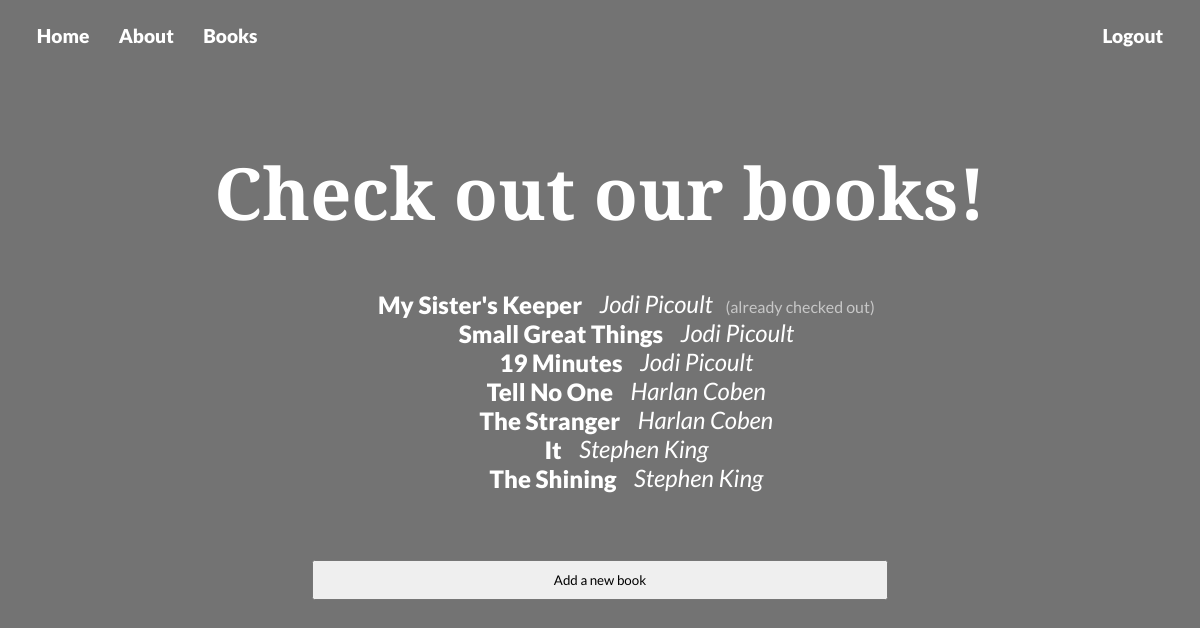
The app's page /books/ (signed in) with its own data.
### library/models.py (models this page shows, shortened)
class Book(models.Model):
    title = models.CharField(max_length=50)
    author = models.ForeignKey(Author, on_delete=models.SET_NULL, null=True)
    borrower = models.ForeignKey(User, on_delete=models.SET_NULL, null=True)

class Author(models.Model):
    name = models.CharField(max_length=50)

### library/views.py (the view)
# urls.py: path('books/', views.books, name='library-books'),
@login_required
def books(request):
    data = { 'booklist': Book.objects.all() }
    return render(request, 'books.html', data)

### library/templates/books.html
{% extends "base.html" %}
{% block content %}
    <h1>Check out our books!</h1>
    <ul id="books-container">
        {% for book in booklist %}
            <li>
                <a href="{% url 'library-show' book_id=book.id %}">
                    {{ book.title }}
                </a>
                <span style="font-style: italic;">{{ book.author.name }}</span>
                {% if book.borrower %} <span class="helptext">(already checked out)</span> {% endif %}
            </li>
        {% endfor %}
    </ul>
    <a href="{% url 'books-create' %}"> <button>Add a new book</button></a>
{% endblock content %}

### library/static/css/main.css (style rules this page uses)
:root { --primary-font: "Lato", sans-serif; --header-font: 'Playfair Display', serif; }
* { box-sizing: border-box; }
html, body { margin: 0; }
body { font-family: var(--primary-font); color: white !important; text-align: center; font-size: 1.5rem; background: linear-gradient( rgba(0,0,0, 0.55), rgba(0,0,0, 0.55) ), url("../images/background.jpg"); background-size: cover }
h1 { font-family: var(--header-font); font-size: 4.5rem; text-align: center; }
a { cursor: pointer; text-decoration: none; color: white !important; padding: 0.8rem; font-weight: 800; }
ul li { list-style: none; }
input, button { display: flex; padding: 10px 0; font-family: var(--primary-font); width: 50%; text-align: center; display: flex; align-items: center; justify-content: center; margin: 0 auto; margin-top: 15px; }
.helptext, form > ul { opacity: 0.6; font-size: 1rem; padding-left: 0.5rem; }

### records on screen
Book: title "My Sister's Keeper", author.name "Jodi Picoult", shows "(already checked out)"
Book: title "Small Great Things", author.name "Jodi Picoult"
Book: title "19 Minutes", author.name "Jodi Picoult"
Book: title "Tell No One", author.name "Harlan Coben"
Book: title "The Stranger", author.name "Harlan Coben"
Book: title "It", author.name "Stephen King"
Book: title "The Shining", author.name "Stephen King"
